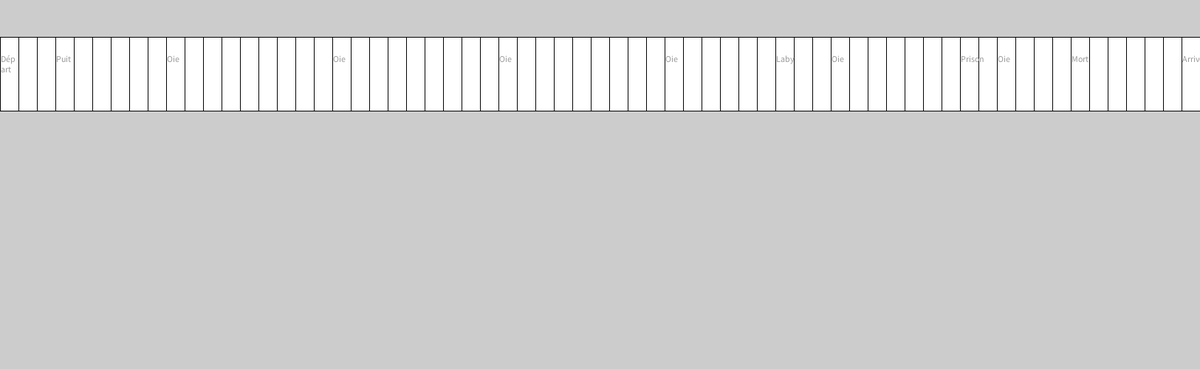
Frame 1 (no input)
Frame 60 (the mouse pressed at the canvas centre just before this capture): identical to frame 1, image omitted
Frame 120 (the mouse held since frame 60 and released just before this capture): identical to frame 1, image omitted

The Processing sketch that drew this single still picture (run headless with seeded random() and noise(); from frame 60 on, the mouse is pressed at the canvas centre):

// Processing sketch: jeu_de_loie
// ── jeu_de_loie.pde
void setup() {
  size (1625, 500);
  int player;
  int TableauVide[] = new int[64];
  JeuDeLoie();
  CreePlateau();
}
void draw() {
}

void playerSetup(int player) {
  if (player == 2) {
    String Player1 = "Player1";
    String Player2 = "Player2";
  } else if (player ==3) {
    String Player1 = "Player1";
    String Player2 = "Player2";
    String Player3 = "Player3";
  } else if (player == 4) {
    String Player1 = "Player1";
    String Player2 = "Player2";
    String Player3 = "Player3";
    String Player4 = "Player4";
  } else {
    String erreur = "Vous 'avez pas le nombre de joueurs requis pour lancer la partie";
  }
}
//Partie déplacement du jeu de l'oie
void JeuDeLoie () {//fonction globale du jeu
  int deplacement = 0;
  for (int i =0; i<100; i++) {
    int dé1 = int(random(6)+1);
    int dé2 = int(random(6)+1);
    deplacement = Deplacement(deplacement, dé1, dé2) ;
    if (deplacement > 63) {
      int surplus = (deplacement +(dé1 + dé2) -63);
      deplacement = 63 - surplus;
      println ("J.1 a fait plus de 63. Il retourne sur la case", deplacement);
    }
    if (deplacement == 63) {
      WinShow();
      break;
    }
    if (deplacement == 19){
      for (int x = 0; x < 2; x ++) {
        deplacement = 19;
        println ("Vous êtes arrivés sur l'hôtel ! Il vous reste", 2-x ,"tours avant de sortir !");
      }
    }
  }
}
int Deplacement (int CaseDepart, int dé1, int dé2) {// Déplacement dé sans case spéciale
  int deplacement = CaseDepart + dé1 +dé2;
  if (dé1 == 6 && dé2 == 3 | dé1 == 3 && dé2 == 6) {
    deplacement = 26;
  } else if (dé1 == 5 && dé2 == 4 | dé1 == 4 && dé2 == 5) {
    deplacement = 53;
  } else if (deplacement == 6) {
    deplacement =12;
  }
  println ("Les dés ont fait", dé1, "et", dé2, "J.1 se déplace sur la case", deplacement);
  deplacement = CaseSpe (deplacement, dé1, dé2);
  return deplacement;
}
int CaseSpe (int deplacement, int dé1, int dé2) {// Case spéciales
  if (deplacement%9 ==0 && deplacement != 63){
    deplacement = deplacement + dé1 + dé2;
    println ("Vous êtes tombés sur la case de l'oie ! Vous vous déplacez sur la case", deplacement);
  }
  if (deplacement == 42){
    deplacement = 30;
    println("Vous êtes arrivés dans le labyrinthe ! Vous retournez sur la case", deplacement);
  }
  if (deplacement == 58) {
    deplacement =0;
    println ("Vous êtes arrivés sur le crâne ! A cause de la malédiction vous retournez sur la case départ !");
  }
return deplacement;
}
void WinShow() { // Déclarer la victoire
  String win ="Vous avez gagné !";
  println (win);
}

// Partie visuelle
int CoordoPlat(int tab[]) {
  int i ;
  int mid =0;
  for ( i=0; i <tab.length-1; i++) {
    tab[i] = mid +9;
    mid = mid+9;
  }
  return tab[i];
}
void CreePlateau() {
  int x ;
  for (x = 0; x <1620; x = x+25) {
    rect(x, 50, 25, 100);
  }
  fill (153);
  text ("Départ", 1, 75, 25, 100);
  text ("Puit", 76, 75, 95, 100);
  text ("Oie", 226, 75, 245, 100);
  text ("Oie", 451, 75, 470, 100);
  text ("Oie", 676, 75, 695, 100);
  text ("Oie", 901, 75, 920, 100);
  text ("Laby", 1051, 75, 1070, 100);
  text ("Oie", 1126, 75, 1145, 100);
  text ("Prison", 1301, 75, 1320, 100);
  text ("Oie", 1351, 75, 1370, 100);
  text ("Mort", 1451, 75, 1470, 100);
  text ("Arrivée", 1601, 75, 1625, 100);
}
